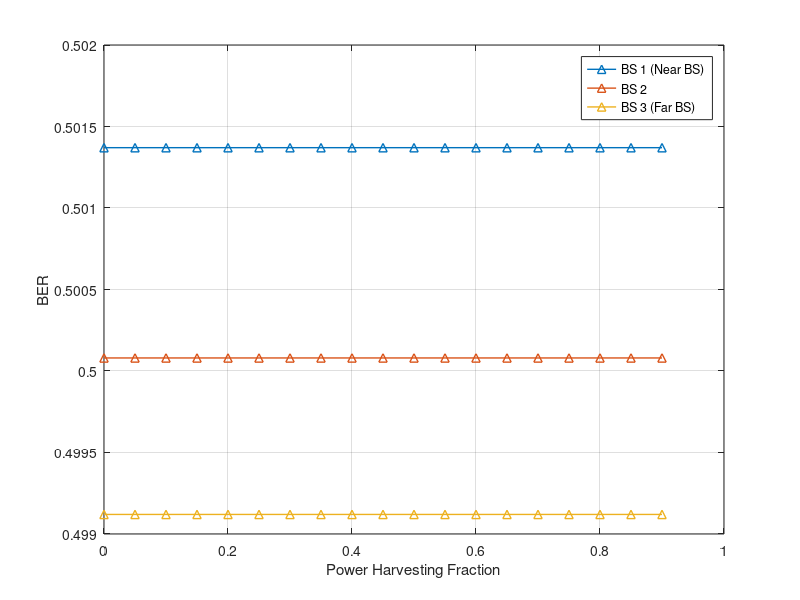

Source code (MATLAB):
clc; 
clear all; 
close all;

% Ground Distances from UAV in meters
g_d1 = 100;
g_d2 = 300;
g_d3 = 400;

% BSs Heights
h_BS1 = 40;
h_BS2 = 50;
h_BS3 = 30;

% UAV height in meters
height_UAV = 45;

% Los Distance between BS and UAV
LoS_Dis_UAV_BS1 = sqrt(g_d1^2 + (abs(height_UAV-h_BS1))^2);
LoS_Dis_UAV_BS2 = sqrt(g_d2^2 + (abs(height_UAV-h_BS2))^2);
LoS_Dis_UAV_BS3 = sqrt(g_d3^2 + (abs(height_UAV-h_BS3))^2);

% Angle

angle_UAV_BS1 = asin((abs(height_UAV-h_BS1))/LoS_Dis_UAV_BS1);
angle_UAV_BS2 = asin((abs(height_UAV-h_BS2))/LoS_Dis_UAV_BS2);
angle_UAV_BS3 = asin((abs(height_UAV-h_BS3))/LoS_Dis_UAV_BS3);

% Angle-depend rician factor for Users and BSs
A1 = 1;
A2 = (log(db2pow(60)/A1))/(pi/2);

K_UAV_BS1 = A1*exp(A2*angle_UAV_BS1);
K_UAV_BS2 = A1*exp(A2*angle_UAV_BS2);
K_UAV_BS3 = A1*exp(A2*angle_UAV_BS3);

% Number of bits
N = 10^5;

% Rician Fading for Users and BSs
hLOS1 = exp(1i*2*pi*rand(1,1));
hLOS2 = exp(1i*2*pi*rand(1,1));
hLOS3 = exp(1i*2*pi*rand(1,1));
% 
% hLOS1_QAM_4 = exp(1i*2*pi*rand(1,N/2));
% hLOS2_QAM_4 = exp(1i*2*pi*rand(1,N/2));
% hLOS3_QAM_4 = exp(1i*2*pi*rand(1,N/2));


hNLOS1 = sqrt(1/2)*(randn(1,1)+1i*randn(1,1));
hNLOS2 = sqrt(1/2)*(randn(1,1)+1i*randn(1,1));
hNLOS3 = sqrt(1/2)*(randn(1,1)+1i*randn(1,1));

% hNLOS1_QAM_4 = sqrt(1/2)*(randn(1,N/2)+1i*randn(1,N/2));
% hNLOS2_QAM_4 = sqrt(1/2)*(randn(1,N/2)+1i*randn(1,N/2));
% hNLOS3_QAM_4 = sqrt(1/2)*(randn(1,N/2)+1i*randn(1,N/2));


g_UAV_BS1 = sqrt(K_UAV_BS1/(1+K_UAV_BS1))*hLOS1 + sqrt(1/(1+K_UAV_BS1))*hNLOS1;
g_UAV_BS2 = sqrt(K_UAV_BS2/(1+K_UAV_BS2))*hLOS2 + sqrt(1/(1+K_UAV_BS2))*hNLOS2;
g_UAV_BS3 = sqrt(K_UAV_BS3/(1+K_UAV_BS3))*hLOS3 + sqrt(1/(1+K_UAV_BS3))*hNLOS3;

% g_UAV_BS1_QAM_4 = sqrt(K_UAV_BS1/(1+K_UAV_BS1))*hLOS1_QAM_4 + sqrt(1/(1+K_UAV_BS1))*hNLOS1_QAM_4;
% g_UAV_BS2_QAM_4 = sqrt(K_UAV_BS2/(1+K_UAV_BS2))*hLOS2_QAM_4 + sqrt(1/(1+K_UAV_BS2))*hNLOS2_QAM_4;
% g_UAV_BS3_QAM_4 = sqrt(K_UAV_BS3/(1+K_UAV_BS3))*hLOS3_QAM_4 + sqrt(1/(1+K_UAV_BS3))*hNLOS3_QAM_4;

% Avarage Channel Power Gain

% Assume Path Loss Componet = 4
% Assume Average Channel Power Gain = -60dB

eta = 4;    % Path Loss Component
b0 = db2pow(-50);  % Average channel power gain at a reference deistance d0 = 1m


% Rician fading for UAVs and BSs

chPow_UAV_BS1 = b0*((LoS_Dis_UAV_BS1)^(-eta));
chPow_UAV_BS2 = b0*((LoS_Dis_UAV_BS2)^(-eta));
chPow_UAV_BS3 = b0*((LoS_Dis_UAV_BS3)^(-eta));

% Channel Coefficeint

h_UAV_BS1 = sqrt(chPow_UAV_BS1)*g_UAV_BS1;
h_UAV_BS2 = sqrt(chPow_UAV_BS2)*g_UAV_BS2;
h_UAV_BS3 = sqrt(chPow_UAV_BS3)*g_UAV_BS3;

% h_UAV_BS1_QAM_4 = sqrt(chPow_UAV_BS1)*g_UAV_BS1_QAM_4;
% h_UAV_BS2_QAM_4 = sqrt(chPow_UAV_BS2)*g_UAV_BS2_QAM_4;
% h_UAV_BS3_QAM_4 = sqrt(chPow_UAV_BS3)*g_UAV_BS3_QAM_4;

%abs_h_UAV_BS1 = (abs(h_UAV_BS1)).^2;
%abs_h_UAV_BS2 = (abs(h_UAV_BS2)).^2;
%abs_h_UAV_BS3 = (abs(h_UAV_BS3)).^2;

Pt = 100;                    %in dBm
pt = (10^-3)*db2pow(Pt);	%in linear scale

B = 10^6;                   % Bandwidth
No = -174 + 10*log10(B);    % Noise in dBm
no = (10^-3)*db2pow(No);    % Noise in linear scale

%Generate noise samples
n1 = sqrt(no)*(randn(N,1) + 1i*randn(N,1))/sqrt(2);
%n1_QAM_4 = sqrt(no)*(randn(N/2,1) + 1i*randn(N/2,1))/sqrt(2);

%eff = 0.7;  %power harvesting efficiency

%Generate random binary message data from the three BSs
x1 = randi([0 1],N,1);
x2 = randi([0 1],N,1);
x3 = randi([0 1],N,1);

%Create QPSKModulator and QPSKDemodulator objects
%QPSKmod = comm.QPSKModulator('BitInput',true); 
%QPSKdemod = comm.QPSKDemodulator('BitOutput',true); 

%Perform QPSK modulation
xmod1 = 2*x1 - 1;
xmod2 = 2*x2 - 1;
xmod3 = 2*x3 - 1;

% Perform 4-Array QAM modulation
% M = 4;
% 
% xmod4QAM1 = qammod(x1,M,'InputType','bit','UnitAveragePower',true);
% xmod4QAM2 = qammod(x2,M,'InputType','bit','UnitAveragePower',true);
% xmod4QAM3 = qammod(x3,M,'InputType','bit','UnitAveragePower',true);



sigma = 0:0.05:0.9;

for u = 1:length(sigma)
    % Received signal at UAV
    y = sqrt(1-sigma(u))*(sqrt(pt)*xmod1*h_UAV_BS1 + sqrt(pt)*xmod2*h_UAV_BS2 + sqrt(pt)*xmod3*h_UAV_BS3) + n1;
    %y_QAM_4 = sqrt(1-sigma(u))*(sqrt(pt)*xmod4QAM1.*transpose(h_UAV_BS1_QAM_4) + sqrt(pt)*xmod4QAM2.*transpose(h_UAV_BS2_QAM_4) + sqrt(pt)*xmod4QAM3.*transpose(h_UAV_BS3_QAM_4)) + n1_QAM_4;
    
    % Perform equalization and decoding for BS1 (Near BS)
    eq1 = y/(h_UAV_BS1+h_UAV_BS2+h_UAV_BS3);
    %eq1_QAM_4 = y_QAM_4./(transpose(h_UAV_BS1_QAM_4));
    
    dec_BS1 = zeros(N,1);
    dec_BS1(eq1>0) = 1;
    %dec_BS1 = step(QPSKdemod, eq1);     % Directly demodulate the signal
    %dec_BS1_QAM4 = qamdemod(eq1_QAM_4,M,'bin','OutputType','bit'); %step(QPSKdemod, eq1);
    
    
    
    % Perform equalization and decoding for BS2 (Middle BS)
    %eq2 = y./(transpose(h_UAV_BS1+h_UAV_BS2+h_UAV_BS3));
    %eq2_QAM_4 = y_QAM_4./(transpose(h_UAV_BS2_QAM_4));
    
    %dec_BS1_2 = step(QPSKdemod, eq2);		%Direct demodulation to get BS1's data
    %dec_BS1_2_QAM_4 = qamdemod(eq2_QAM_4,M,'bin','OutputType','bit');
    
    dec12_BS1_2_remod = 2*dec_BS1 - 1;  %step(QPSKmod, dec_BS1);%dec_BS1_2);		%Remodulation of BS1's data
    %dec12_BS1_2_remod_QAM_4 = qammod(dec_BS1_2_QAM_4,M,'InputType','bit','UnitAveragePower',true);
    
    y2 = y - sqrt(pt)*dec12_BS1_2_remod*h_UAV_BS1;	%SIC to remove BS1's data
    %rem_BS2_QAM_4 = eq2_QAM_4 - sqrt(0.5)*sqrt(pt)*dec12_BS1_2_remod_QAM_4;
    
    eq2 = y2/h_UAV_BS2+h_UAV_BS3;
    
    dec_BS2 = zeros(N,1);
    dec_BS2(eq2>0) = 1;
    %dec_BS2 = step(QPSKdemod, rem_BS2);		%Direct demodulation of remaining signal
    %dec_BS2_QAM_4 = qamdemod(rem_BS2_QAM_4,M,'bin','OutputType','bit');
    
    % Perform equalization and decoding for BS3 (Far BS)
    %eq3 = y./(transpose(h_UAV_BS1+h_UAV_BS2+h_UAV_BS3));
    %dec_BS1_3 = step(QPSKdemod, eq3);		%Direct demodulation to get BS1's data
    %dec_BS1_3_remod = step(QPSKmod, dec_BS1_3);		%Remodulation of BS1's data
    %rem_BS31 = eq3 - sqrt(0.75)*dec_BS1_3_remod;	%SIC to remove BS1's data
    %dec_BS2_3 = step(QPSKdemod, rem_BS31);		%Direct demodulation of remaining signal to get BS2's data
    dec_BS2_3_remod = 2*dec_BS2 - 1; %step(QPSKmod, dec_BS2);		%Remodulation of BS2's data
    y3 = y2 - sqrt(pt)*dec_BS2_3_remod*h_UAV_BS3;	%SIC to remove BS2's data
    %dec_BS3 = step(QPSKdemod, rem_BS3);		%Demodulate remaining signal to get BS3's data
    eq3 = y3/h_UAV_BS3;
    
    dec_BS3 = zeros(N,1);
    dec_BS3(eq3>0) = 1;
    %BER calculation
    ber1(u) = biterr(dec_BS1, x1)/N;
    ber2(u) = biterr(dec_BS2, x2)/N;
    ber3(u) = biterr(dec_BS3, x3)/N;
    
%     ber1_QAM_4(u) = biterr(dec_BS1_QAM4, x1)/N;
%     ber2_QAM_4(u) = biterr(dec_BS2_QAM_4, x2)/N;
    
end

plot(sigma, ber1, '-^', 'linewidth', 1); hold on; grid on;
plot(sigma, ber2, '-^', 'linewidth', 1);
plot(sigma, ber3, '-^', 'linewidth', 1);

% semilogy(sigma, ber1_QAM_4, '-*', 'linewidth', 2);
% semilogy(sigma, ber2_QAM_4, '-*', 'linewidth', 2);

xlabel('Power Harvesting Fraction');
ylabel('BER');
legend('BS 1 (Near BS)', 'BS 2', 'BS 3 (Far BS)');

